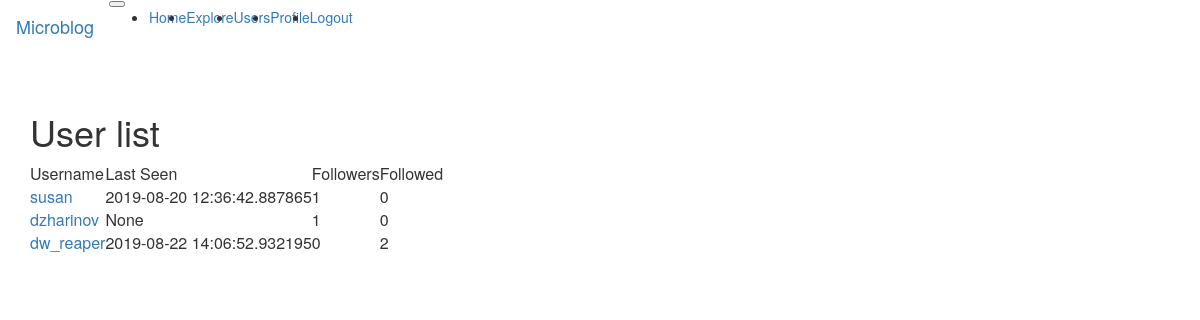
Screenshot of /user_list (signed in) with the database file from the repository.
### app/models.py (models this page shows, shortened)
class User(UserMixin, db.Model):
    id = db.Column(db.Integer, primary_key=True)
    username = db.Column(db.String(64), index=True, unique=True)
    email = db.Column(db.String(120), index=True, unique=True)
    password_hash = db.Column(db.String(128))
    posts = db.relationship('Post', backref='author', lazy='dynamic')
    about_me = db.Column(db.String(140))
    last_seen = db.Column(db.DateTime, default=datetime.utcnow)
    followed = db.relationship(
        'User', secondary=followers,
        primaryjoin=(followers.c.follower_id == id),
        secondaryjoin=(followers.c.followed_id == id),
        backref=db.backref('followers', lazy='dynamic'), lazy='dynamic'
    )

### app/routes.py (the view)
@flask_app.route('/user_list')
@login_required
def user_list():
    user_list = User.query.all()
    user_count = User.query.count()
    return render_template('user_list.html', title='User List', user_list=user_list, user_count=user_count)

### app/models.py (called while the page is built)
@login.user_loader
def load_user(id):
    return User.query.get(int(id))

### app/routes.py (called while the page is built)
@flask_app.before_request
def before_request():
    if current_user.is_authenticated:
        current_user.last_seen = datetime.utcnow()
        db.session.commit()

### app/templates/user_list.html (shortened to what this page needs)
{% extends "base.html" %}
{% block app_content %}
    <h1>User list</h1>
    <table>
        <thead>
            <tr>
                <td>Username</td>
                <td>Last Seen</td>
                <td>Followers</td>
                <td>Followed</td>
            </tr>
        </thead>
    {% for user in user_list %}
    <tr>
        <td><a href="{{ url_for('user', username=user.username) }}">{{ user.username }}</a></td>
        <td>{{ user.last_seen }}</td>
        <td>{{ user.followers.count() }}</td>
        <td>{{ user.followed.count() }}</td>
    </tr>
    {% endfor %}
    </table>
{% endblock %}

### rows the page displays
User: username "susan", last_seen "2019-08-20 12:36:42.887865", followers.count "1", followed.count "0"
User: username "dzharinov", last_seen "None", followers.count "1", followed.count "0"
User: username "dw_reaper", last_seen "2019-08-22 14:06:52.932195", followers.count "0", followed.count "2"
